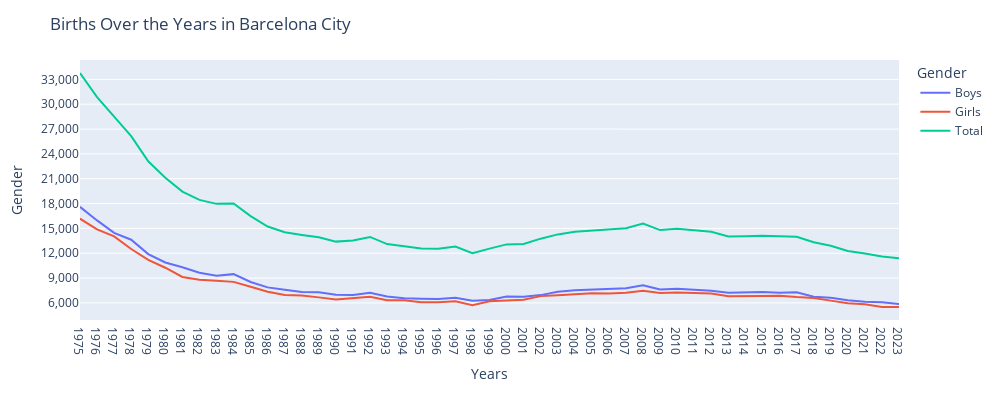

Write notebook code for a chart like this one.
### Markdown cell above
## 2 - Second I'll present this data into more detail, just out of curiosity: boys vs girls

### Code cell
# With the total variable
# Step 1: Create the traces of the plots
fig = px.line(babies, 
              x = "Year", 
              y=["Boys", "Girls", 'Total']
             )

# Update the layout of the plot with a title
fig.update_layout(title_text='Births Over the Years in Barcelona City',
                 xaxis_title='Years',
                 yaxis_title='Gender',
                 legend_title='Gender',
                width=1000,  # Set the width of the plot (increase for wider)
                height=400   # Set the height of the plot (increase for taller)
                 )

# Ensure every year is displayed on the x-axis
fig.update_xaxes(
    dtick=1,  # Forces tick marks to appear every 1 year
    tickmode="linear",
    showgrid=False)

# Make the y-axis more detailed
fig.update_yaxes(
    dtick=3000, # Adjusts tick marks to show every 3,000 births
    tickformat=",",  # Adds comma formatting to large numbers
    showgrid=True  # Optional: shows grid lines for better readability
)

# Step 2: Show the plot
fig.show()

### Figure 1 — Plotly figure (JSON) as saved in the notebook; plotly's stock layout.template omitted (floating-point values rounded to 4 significant figures)
{"data": [{"hovertemplate": "variable=Boys<br>Year=%{x}<br>value=%{y}<extra></extra>", "legendgroup": "Boys", "line": {"color": "#636efa", "dash": "solid"}, "marker": {"symbol": "circle"}, "mode": "lines", "name": "Boys", "orientation": "v", "showlegend": true, "type": "scatter", "x": [2023, 2022, 2021, 2020, 2019, 2018, 2017, 2016, 2015, 2014, 2013, 2012, 2011, 2010, 2009, 2008, 2007, 2006, 2005, 2004, 2003, 2002, 2001, 2000, 1999, 1998, 1997, 1996, 1995, 1994, 1993, 1992, 1991, 1990, 1989, 1988, 1987, 1986, 1985, 1984, 1983, 1982, 1981, 1980, 1979, 1978, 1977, 1976, 1975], "xaxis": "x", "y": [5874, 6090, 6135, 6312, 6626, 6749, 7292, 7216, 7302, 7294, 7219, 7456, 7566, 7718, 7615, 8141, 7776, 7703, 7573, 7519, 7347, 6941, 6734, 6785, 6356, 6273, 6614, 6479, 6503, 6563, 6785, 7238, 6956, 6998, 7272, 7316, 7582, 7875, 8524, 9474, 9294, 9646, 10306, 10882, 11901, 13632, 14459, 15962, 17603], "yaxis": "y"}, {"hovertemplate": "variable=Girls<br>Year=%{x}<br>value=%{y}<extra></extra>", "legendgroup": "Girls", "line": {"color": "#EF553B", "dash": "solid"}, "marker": {"symbol": "circle"}, "mode": "lines", "name": "Girls", "orientation": "v", "showlegend": true, "type": "scatter", "x": [2023, 2022, 2021, 2020, 2019, 2018, 2017, 2016, 2015, 2014, 2013, 2012, 2011, 2010, 2009, 2008, 2007, 2006, 2005, 2004, 2003, 2002, 2001, 2000, 1999, 1998, 1997, 1996, 1995, 1994, 1993, 1992, 1991, 1990, 1989, 1988, 1987, 1986, 1985, 1984, 1983, 1982, 1981, 1980, 1979, 1978, 1977, 1976, 1975], "xaxis": "x", "y": [5504, 5511, 5840, 5967, 6273, 6579, 6703, 6871, 6818, 6771, 6799, 7128, 7209, 7249, 7184, 7457, 7240, 7147, 7160, 7077, 6929, 6818, 6379, 6283, 6203, 5731, 6194, 6077, 6081, 6310, 6324, 6732, 6570, 6404, 6667, 6898, 6948, 7354, 7958, 8540, 8671, 8796, 9137, 10247, 11203, 12510, 14031, 14891, 16170], "yaxis": "y"}, {"hovertemplate": "variable=Total<br>Year=%{x}<br>value=%{y}<extra></extra>", "legendgroup": "Total", "line": {"color": "#00cc96", "dash": "solid"}, "marker": {"symbol": "circle"}, "mode": "lines", "name": "Total", "orientation": "v", "showlegend": true, "type": "scatter", "x": [2023, 2022, 2021, 2020, 2019, 2018, 2017, 2016, 2015, 2014, 2013, 2012, 2011, 2010, 2009, 2008, 2007, 2006, 2005, 2004, 2003, 2002, 2001, 2000, 1999, 1998, 1997, 1996, 1995, 1994, 1993, 1992, 1991, 1990, 1989, 1988, 1987, 1986, 1985, 1984, 1983, 1982, 1981, 1980, 1979, 1978, 1977, 1976, 1975], "xaxis": "x", "y": [11378, 11601, 11975, 12279, 12899, 13328, 13995, 14087, 14120, 14065, 14018, 14584, 14775, 14967, 14799, 15598, 15016, 14850, 14733, 14596, 14276, 13759, 13113, 13068, 12559, 12004, 12808, 12556, 12584, 12873, 13109, 13970, 13526, 13402, 13939, 14214, 14530, 15229, 16482, 18014, 17965, 18442, 19443, 21129, 23104, 26142, 28490, 30853, 33773], "yaxis": "y"}], "layout": {"height": 400, "legend": {"title": {"text": "Gender"}, "tracegroupgap": 0}, "margin": {"t": 60}, "title": {"text": "Births Over the Years in Barcelona City"}, "width": 1000, "xaxis": {"anchor": "y", "autorange": true, "domain": [0, 1], "dtick": 1, "range": [1975, 2023], "showgrid": false, "tickmode": "linear", "title": {"text": "Years"}, "type": "linear"}, "yaxis": {"anchor": "x", "autorange": true, "domain": [0, 1], "dtick": 3000, "range": [3934.0, 35340.0], "showgrid": true, "tickformat": ",", "title": {"text": "Gender"}, "type": "linear"}}}
